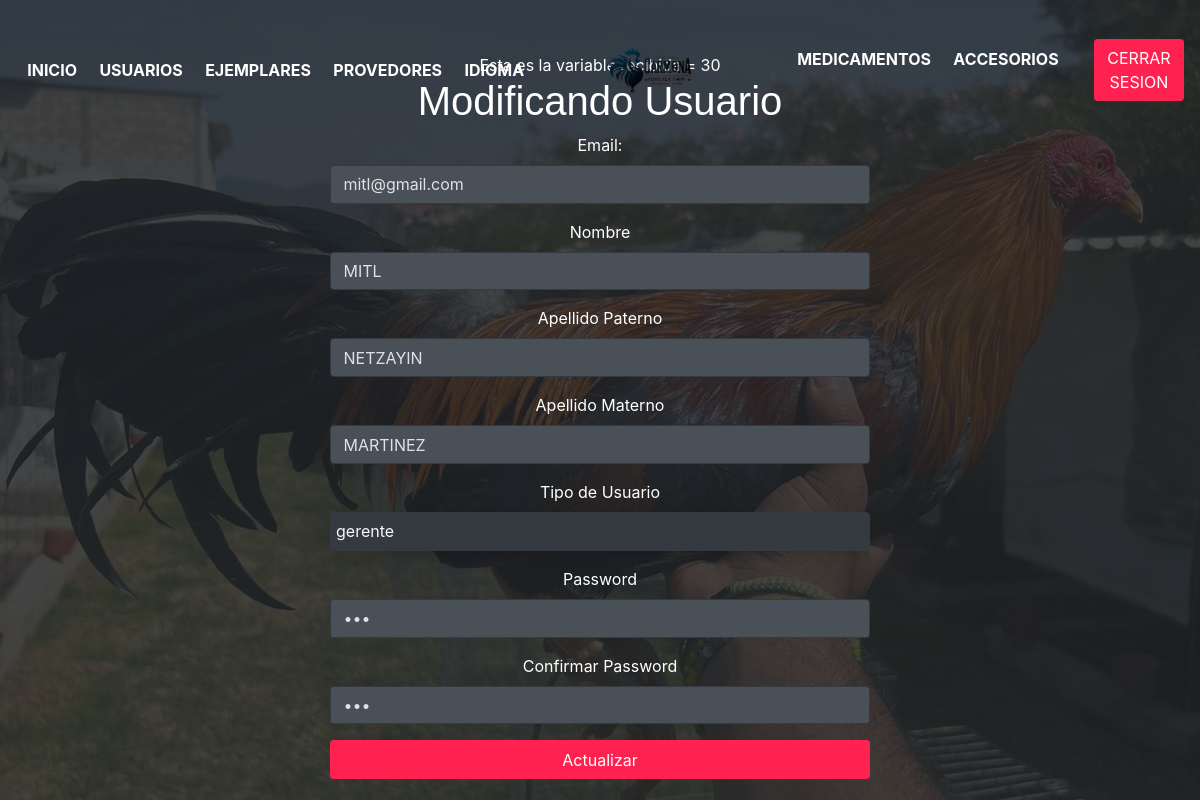
Screenshot of /adm_usuario_modificar.php?id=30 (signed in) with the database file from the repository.
### tables this page shows
CREATE TABLE IF NOT EXISTS `usuarios` (
  `id_usuario` int NOT NULL AUTO_INCREMENT,
  `usu_email` varchar(64) DEFAULT NULL,
  `usu_password` varchar(128) DEFAULT NULL,
  `usu_tipo` varchar(64) DEFAULT NULL,
  `usu_ap_pat` varchar(64) DEFAULT NULL,
  `usu_ap_mat` varchar(64) DEFAULT NULL,
  `usu_nom` varchar(64) DEFAULT NULL,
  PRIMARY KEY (`id_usuario`)
);

### php/conexion.php (called while the page is built, shortened)
<?php
function db_query($query) {
    $db_host = 'localhost';
    $db_user = 'root';
    $db_password = 'sistemas';
    $db_name = 'iniciosesion';
    $db_port = '3306';
    $connection =mysqli_connect($db_host,$db_user,$db_password,$db_name,$db_port);
    $result = mysqli_query($connection,$query);
    return $result;
}
function select_where($tbl_name, $field_condition){
    $sql = "SELECT * FROM $tbl_name WHERE $field_condition";
    $db=db_query($sql);
    return $db;
}
?>

### adm_usuario_modificar.php (the view, shortened to what this page needs)
<!DOCTYPE html>
<html lang="en">
<head>
    <link rel="stylesheet" href="https://cdnjs.cloudflare.com/ajax/libs/font-awesome/6.3.0/css/all.min.css"
 />
    <link rel="stylesheet" href="vendors/themify-icons/css/themify-icons.css">
    <link rel="stylesheet" href="vendors/animate/animate.css">
	<link rel="stylesheet" href="css/foodhut.css">
    <link rel="stylesheet" href="css/estylos_menu.css">
    <?php include("php/conexion.php"); ?>
</head>
<body data-spy="scroll" data-target=".navbar" data-offset="40" id="home">
    <nav class="custom-navbar navbar navbar-expand-lg navbar-dark fixed-top" data-spy="affix" data-offset-top="10">
        <div class="collapse navbar-collapse" id="navbarSupportedContent">
            <ul class="navbar-nav">
                <li class="nav-item">
                    <a class="nav-link" href="adm_index.php">INICIO</a>
                </li>
                <li class="nav-item">
                    <a class="nav-link" href="adm_usuario.php">USUARIOS</a>
                </li>
                <li class="nav-item">
                    <a class="nav-link" href="adm_gallo">EJEMPLARES</a>
                </li>
                <li class="nav-item">
                    <a class="nav-link" href="adm_proveedor">PROVEDORES</a>
                </li>
                <li class="nav-item">
                    <a class="nav-link" href="adm_usuario_modificar-In">IDIOMA</a>
                </li>
            </ul>
            <a class="navbar-brand m-auto" href="#">
                <img src="imgs/logos.png" class="brand-img" alt="">
            </a>
            <ul class="navbar-nav">
                <li class="nav-item">
                    <a class="nav-link" href="#blog"><span class="sr-only">(current)</span></a>
                </li>
                <li class="nav-item">
                    <a class="nav-link" href="#testmonial">MEDICAMENTOS</a>
                </li>
                <li class="nav-item">
                    <a class="nav-link" href="#contact">ACCESORIOS</a>
                </li>
                <li class="nav-item">
                    <a href="logout.php" class="btn btn-primary ml-xl-4">CERRAR SESION</a>
                </li>
            </ul>
        </div>
    </nav>
    <header id="home" class="header">
        <div class="overlay text-white text-center">
        <?php
        $var_id = $_GET['id'];
        echo "Esta es la variable recibida = $var_id";
        $result = select_where("usuarios", "id_usuario = $var_id");
        if (mysqli_num_rows($result) > 0) {
          while ($row = mysqli_fetch_object($result)) {
        ?>
    <div class="container">
        <div class="row justify-content-center">
            <div class="col-md-6">
                <h2 class="text-center text-white">Modificando Usuario</h2>
                <form  id="form1" name="form1" action="adm_usuario_modificar_usuario.php" method="POST" onsubmit="return validarForm(this);">
                    <div class="form-group">
                        <label for="ema_email">Email:</label>
                        <input type="email"  name="ema_email" class="form-control" required  onkeyup="javascript:this.value=this.value.toLowerCase();" value="<?php echo $row->usu_email; ?>"/>
                    </div>
                    <div class="form-group">
                        <label for="txt_Nombre">Nombre</label>
                        <input type="text" id="txt_Nombre" name="txt_Nombre" class="form-control" required onkeyup="javascript:this.value=this.value.toUpperCase();" value="<?php echo $row->usu_nom; ?>"/>
                    </div>
                    <div class="form-group">
                        <label for="txt_ApPat">Apellido Paterno</label>
                        <input type="text" name="txt_ApPat" id="txt_ApPat" onkeyup="javascript:this.value=this.value.toUpperCase();" class="form-control" required value="<?php echo $row->usu_ap_pat; ?>"/>
                    </div>
                    <div class="form-group">
                        <label for="txt_ApMat">Apellido Materno</label>
                        <input type="text" name="txt_ApMat" id="txt_ApMat" onkeyup="javascript:this.value=this.value.toUpperCase();" class="form-control" required value="<?php echo $row->usu_ap_mat; ?>"/>
                    </div>
                    <div class="form-group">
                        <label for="lst_Tipo">Tipo de Usuario</label>
                        <select  class="form-control custom-select" name="lst_Tipo" id="lst_Tipo">
                        <option value="<?php echo $row->usu_tipo; ?>">
                        <?php echo $row->usu_tipo; ?></option>
                         </select>
                     </div>
                    <div class="form-group">
                        <label for="pas_password">Password</label>
                        <input type="password" name="pas_password"  class="form-control" required value="<?php echo $row->usu_password; ?>"/>
                    </div>
                    <div class="form-group">
                        <label for="pas_password2">Confirmar Password </label>
                        <input type="password" name="pas_password2"  class="form-control" required value="<?php echo $row->usu_password; ?>"/>
                    </div>
                    <button name="btn_guardar" id="btn_guardar" type="submit" class="btn btn-primary btn-block">Actualizar</button>
                    <?php
                       }
                     } else {
                     echo "no hay ningun registro";
                     }
                     ?>
                </form>
            </div>
        </div>
       </div>
    </header>
</body>
</html>

### css/estylos_menu.css (style rules this page uses)
.custom-select { background-color:#343a40; box-shadow: 0 4px 10px rgba(0, 0, 0, 0.1); border-radius: 4px; padding: 5px; font-size: 16px; color: #f8f9fa; }
.custom-select option { background-color: #fff; color: #333; }

### rows the page displays
usuarios: ema_email "mitl@gmail.com", txt_Nombre "MITL", txt_ApPat "NETZAYIN", txt_ApMat "MARTINEZ", lst_Tipo "gerente"

### other values shown
$var_id "30"
